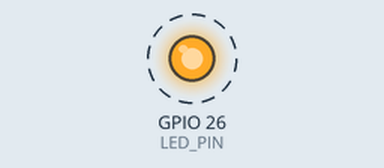
Simulated run of this sketch. Board: ESP32. On the bench: output pins drawn as LEDs (lit = HIGH). Dashed ring = blinking. What the sketch prints to the serial monitor is not drawn.

Above: at 0.5 s.
Timing chart, 0 to 4.6 s (numbered marks = the images above):
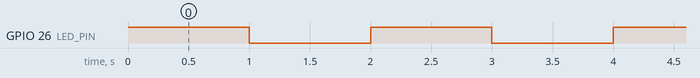

Measured:
- by itself, GPIO 26 (LED_PIN): alternates HIGH for 1.0 s and LOW for 1.0 s

The sketch:

LED_Blink.ino
```cpp
// Experiment 2 - LED blinking
// Wiring: GPIO26 -> 220 ohm resistor -> LED anode (+); LED cathode (-) -> GND

const int LED_PIN = 26;

void setup()
{
  Serial.begin(115200);
  pinMode(LED_PIN, OUTPUT);
}

void loop()
{
  digitalWrite(LED_PIN, HIGH);   // LED ON
  Serial.println("LED ON");
  delay(1000);                   // Stay ON for 1 second

  digitalWrite(LED_PIN, LOW);    // LED OFF
  Serial.println("LED OFF");
  delay(1000);                   // Stay OFF for 1 second
}
```
